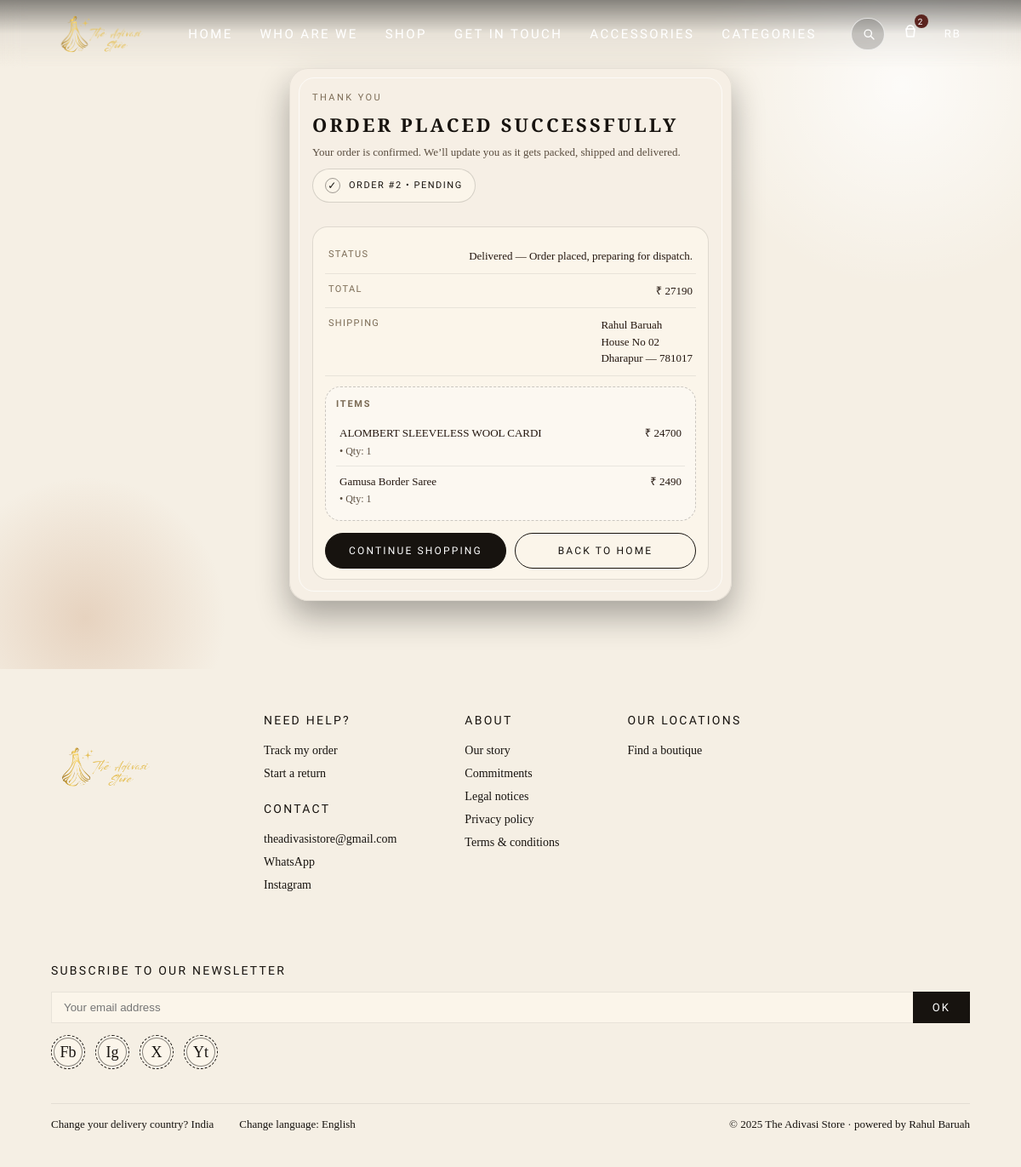
/order-success/2 (signed in), run on the app's committed database.
### app.py (models this page shows, shortened)
class User(UserMixin, db.Model):
    id = db.Column(db.Integer, primary_key=True)
    email = db.Column(db.String(150), unique=True, nullable=False)
    name = db.Column(db.String(150))
    password_hash = db.Column(db.String(255), nullable=False)
    is_admin = db.Column(db.Boolean, default=False)
    phone = db.Column(db.String(30))
    nearest_post_office = db.Column(db.String(150))
    pincode = db.Column(db.String(20))
    address_line1 = db.Column(db.String(255))
    address_line2 = db.Column(db.String(255))
    created_at = db.Column(db.DateTime, default=datetime.utcnow)
    @property
    def initials(self):
        if self.name:
            parts = self.name.strip().split()
            if len(parts) == 1:
                return parts[0][:2].upper()
            return (parts[0][0] + parts[-1][0]).upper()
        return (self.email[:2] if self.email else "GU").upper()

class Order(db.Model):
    id = db.Column(db.Integer, primary_key=True)
    user_id = db.Column(db.Integer, db.ForeignKey("user.id"), nullable=False)
    total_amount = db.Column(db.Float, nullable=False)
    status = db.Column(db.String(50), default="Placed")
    tracking_message = db.Column(db.String(255), default="Order received")
    razorpay_order_id = db.Column(db.String(100))
    payment_status = db.Column(db.String(50), default="Pending")  # Pending / Paid / Failed
    shipping_name = db.Column(db.String(150))
    shipping_email = db.Column(db.String(150))
    shipping_phone = db.Column(db.String(30))
    shipping_address = db.Column(db.String(255))
    shipping_post_office = db.Column(db.String(150))
    shipping_pincode = db.Column(db.String(20))
    created_at = db.Column(db.DateTime, default=datetime.utcnow)
    items = db.relationship("OrderItem", backref="order", lazy=True)

class OrderItem(db.Model):
    id = db.Column(db.Integer, primary_key=True)
    order_id = db.Column(db.Integer, db.ForeignKey("order.id"), nullable=False)
    product_name = db.Column(db.String(255), nullable=False)
    product_price = db.Column(db.Float, nullable=False)
    product_image = db.Column(db.String(500))
    product_size = db.Column(db.String(50))
    product_color = db.Column(db.String(50))
    quantity = db.Column(db.Integer, default=1)

### app.py (the view)
@app.route("/order-success/<int:order_id>")
@login_required
def order_success(order_id):
    if current_user.is_admin:
        return redirect(url_for("admin_dashboard"))
    order = Order.query.get_or_404(order_id)
    if order.user_id != current_user.id:
        abort(403)
    if order.status in ("Pending Payment", "Payment Failed"):
        flash("This order is not confirmed yet.", "info")
        return redirect(url_for("checkout"))
    return render_template("order_success.html", order=order)

### app.py (called while the page is built)
@login_manager.user_loader
def load_user(user_id):
    return User.query.get(int(user_id))

@app.context_processor
def inject_cart_info():
    cart_count = 0
    if current_user.is_authenticated and not getattr(current_user, "is_admin", False):
        cart_count = (
            db.session.query(db.func.coalesce(db.func.sum(CartItem.quantity), 0))
            .filter_by(user_id=current_user.id)
            .scalar()
            or 0
        )
    cart_just_added = session.pop("cart_just_added", False)
    return dict(
        cart_count=int(cart_count),
        cart_just_added=bool(cart_just_added),
    )

### templates/order_success.html (shortened to what this page needs)
{% extends "base.html" %}
{% block content %}
<main>
  <section class="section auth-page order-success-page">
    <div class="auth-shell">
      <div class="auth-card">
        <div class="auth-header">
          <div class="auth-kicker">THANK YOU</div>
          <h1 class="auth-title">Order placed successfully</h1>
          <p class="auth-sub">
            Your order is confirmed. We’ll update you as it gets packed, shipped and delivered.
          </p>
          <div class="success-badge">
            <span class="tick">✓</span>
            Order #{{ order.id }} • {{ order.payment_status }}
          </div>
        </div>
        <div class="order-box">
          <div class="order-row">
            <b>Status</b>
            <span>{{ order.status }} — {{ order.tracking_message }}</span>
          </div>
          <div class="order-row">
            <b>Total</b>
            <span>₹ {{ order.total_amount | int }}</span>
          </div>
          <div class="order-row">
            <b>Shipping</b>
            <span>
              {{ order.shipping_name }}<br>
              {{ order.shipping_address }}<br>
              {{ order.shipping_post_office }} — {{ order.shipping_pincode }}
            </span>
          </div>
          <div class="order-items">
            <h3>Items</h3>
            {% for it in order.items %}
              <div class="item">
                <div class="left">
                  <div>{{ it.product_name }}</div>
                  <div class="muted">
                    • Qty: {{ it.quantity }}
                  </div>
                </div>
                <div class="right">₹ {{ (it.product_price * it.quantity) | int }}</div>
              </div>
            {% endfor %}
          </div>
          <div class="auth-actions">
            <a class="btn-pill" href="{{ url_for('shop') }}">Continue shopping</a>
            <a class="btn-pill btn-ghost" href="{{ url_for('home') }}">Back to home</a>
          </div>
        </div>
      </div>
    </div>
  </section>
</main>
{% endblock %}

### templates/base.html (shortened to what this page needs)
<!DOCTYPE html>
<html lang="en">
<head>
  <link rel="stylesheet"
        href="https://cdnjs.cloudflare.com/ajax/libs/font-awesome/6.5.1/css/all.min.css"
 />
</head>
<body>
  <header class="site-header" id="site-header">
    <div class="site-logo">
      <a href="{{ url_for('home') }}" aria-label="Go to Home">
  <img src="{{ url_for('static', filename='images/logo22.png') }}" alt="Brand Logo">
</a>
    </div>
    <nav class="nav-main" aria-label="Main navigation">
      <ul class="nav-links">
        <li><a href="/home">Home</a></li>
        <li><a href="/about">WHO ARE WE</a></li>
        <li><a href="/shop">Shop</a></li>
        <li><a href="/contact">Get In Touch</a></li>
        <li class="nav-item--accessories">
          <a href="javascript:void(0)" id="nav-accessories">Accessories</a>
        </li>
        <li class="nav-item--categories">
          <a href="javascript:void(0)" id="nav-categories">Categories</a>
        </li>
      </ul>
    </nav>
    <div class="nav-actions">
      <div class="nav-search" id="nav-search">
        <button class="search-icon" id="search-button" aria-label="Search">
          <svg viewBox="0 0 24 24" aria-hidden="true">
            <circle cx="11" cy="11" r="5.5"></circle>
            <line x1="15" y1="15" x2="20" y2="20"></line>
          </svg>
        </button>
      </div>
      <div class="nav-cart" title="Cart">
        <svg viewBox="0 0 24 24" aria-hidden="true">
          <path d="M8 9c0-2.2 1.8-4 4-4s4 1.8 4 4"></path>
          <path d="M7 9h10l-1 9H8L7 9z"></path>
        </svg>
      </div>
      <div class="nav-login">
        {% if current_user.is_authenticated %}
          <a href="{{ url_for('profile') }}">
            <span>{{ current_user.initials }}</span>
          </a>
        {% else %}
          <a href="{{ url_for('login') }}">
            <span>Login</span>
          </a>
        {% endif %}
      </div>
    </div>
  </header>
  {% block content %}{% endblock %}
  <footer class="site-footer">
    <div class="footer-top">
      <div class="footer-logo">
        <a href="{{ url_for('home') }}" aria-label="Go to Home">
  <img src="{{ url_for('static', filename='images/logo22.png') }}" alt="Brand Footer Logo">
</a>
      </div>
      <div class="footer-column">
        <div class="footer-column-title">Need Help?</div>
        <ul>
          <li><a href="{{ url_for('my_orders') }}">Track my order</a></li>
          <li><a href="#">Start a return</a></li>
        </ul>
        <br>
        <div class="footer-column-title">Contact</div>
        <ul>
          <li><a href="mailto:theadivasistore@gmail.com">theadivasistore@gmail.com</a></li>
          <li><a href="#">WhatsApp</a></li>
          <li><a href="#">Instagram</a></li>
        </ul>
      </div>
      <div class="footer-column">
        <div class="footer-column-title">About</div>
        <ul>
          <li><a href="#">Our story</a></li>
          <li><a href="#">Commitments</a></li>
          <li><a href="#">Legal notices</a></li>
          <li><a href="#">Privacy policy</a></li>
          <li><a href="#">Terms &amp; conditions</a></li>
        </ul>
      </div>
      <div class="footer-column">
        <div class="footer-column-title">Our Locations</div>
        <ul>
          <li><a href="#">Find a boutique</a></li>
        </ul>
      </div>
      <div class="footer-newsletter">
        <div class="footer-column-title">Subscribe to our Newsletter</div>
        <div class="footer-newsletter-input">
          <input type="email" placeholder="Your email address">
          <button type="button">OK</button>
        </div>
        <div class="footer-socials">
          <a href="#" class="social-badge">Fb</a>
          <a href="#" class="social-badge">Ig</a>
          <a href="#" class="social-badge">X</a>
          <a href="#" class="social-badge">Yt</a>
        </div>
      </div>
    </div>
    <div class="footer-bottom">
      <div class="footer-meta-row">
        <span>Change your delivery country? India</span>
        <span>Change language: English</span>
      </div>
      <span>&copy; 2025 The Adivasi Store · powered by Rahul Baruah </span>
    </div>
  </footer>
</body>
</html>

### templates/order_success.html (style rules this page uses)
.auth-page { min-height: calc(100vh - 120px); display: flex; align-items: center; justify-content: center; padding: 80px 20px; position: relative; overflow: hidden; }
.auth-page::before { content: ""; position: absolute; width: 520px; height: 520px; border-radius: 50%; background: radial-gradient(circle, rgba(255,255,255,0.95), transparent 65%); top: -160px; right: -120px; opacity: 0.8; pointer-events: none; }
.auth-page::after { content: ""; position: absolute; width: 360px; height: 360px; border-radius: 50%; background: radial-gradient(circle, rgba(178,107,57,0.24), transparent 65%); bottom: -120px; left: -80px; opacity: 0.9; pointer-events: none; }
.auth-shell { max-width: 520px; width: 100%; position: relative; z-index: 2; animation: auth-shell-float 0.8s ease-out; }
.auth-card { background: rgba(246,239,229,0.98); border-radius: 22px; padding: 26px 26px 24px; box-shadow: 0 18px 38px rgba(0,0,0,0.32); border: 1px solid rgba(23,19,15,0.07); position: relative; overflow: hidden; }
.auth-card::before { content: ""; position: absolute; inset: 10px; border-radius: 18px; border: 1px solid rgba(255,255,255,0.7); pointer-events: none; }
.auth-header { margin-bottom: 14px; position: relative; z-index: 1; }
.auth-kicker { font-family: "Fjalla One", sans-serif; letter-spacing: 0.22em; text-transform: uppercase; font-size: 11px; color: #7b6b55; margin-bottom: 6px; }
.auth-title { font-size: 22px; letter-spacing: 0.14em; text-transform: uppercase; margin-bottom: 6px; }
.auth-sub { font-size: 13px; color: #5a4d3f; }
.success-badge { display:inline-flex; align-items:center; gap:10px; margin: 10px 0 14px; padding: 10px 14px; border-radius: 999px; background: #fbf5ea; border: 1px solid rgba(23,19,15,0.16); font-family: "Fjalla One", sans-serif; letter-spacing: 0.14em; text-transform: uppercase; font-size: 11px; color:#17130f; position:relative; z-index:1; }
.tick { width:18px;height:18px;border-radius:999px; border:1px solid rgba(23,19,15,0.4); display:grid;place-items:center; font-size:12px; line-height:1; }
.order-box { margin-top: 14px; background: #fbf5ea; border-radius: 18px; border: 1px solid rgba(23,19,15,0.12); padding: 14px 14px 12px; position:relative; z-index:1; }
.order-row { display:flex; justify-content:space-between; gap:12px; padding: 10px 4px; border-bottom: 1px solid rgba(23,19,15,0.08); font-size: 13px; color:#22150e; }
.order-row b { font-family:"Fjalla One", sans-serif; letter-spacing:0.12em; text-transform:uppercase; font-size:11px; color:#7b6b55; font-weight:400; min-width:140px; }
.order-items { margin-top: 12px; border-radius: 18px; border: 1px dashed rgba(23,19,15,0.22); background: rgba(255,255,255,0.35); padding: 12px 12px 8px; }
.order-items h3 { margin: 0 0 8px; font-family:"Fjalla One", sans-serif; letter-spacing:0.16em; text-transform:uppercase; font-size: 11px; color:#7b6b55; }
.item { display:flex; justify-content:space-between; gap:12px; padding:8px 4px; border-bottom:1px solid rgba(23,19,15,0.08); font-size:13px; }
.item:last-child { border-bottom:none; }
.item .left { color:#22150e; }
.item .muted { color:#5a4d3f; font-size:12px; margin-top:2px; }
.item .right { white-space:nowrap; color:#22150e; }
.auth-actions { display:flex; gap:10px; margin-top: 14px; position:relative; z-index:1; }
.btn-pill { flex:1; border-radius: 999px; border: 1px solid #17130f; background: #17130f; color:#fff; font-family:"Fjalla One", sans-serif; letter-spacing:0.18em; text-transform:uppercase; font-size:12px; padding: 11px 14px; cursor:pointer; text-decoration:none; display:inline-flex; justify-content:center; align-items:center; transition: background 0.25s ease, color 0.25s ease, transform 0.15s ease, box-shadow 0.25s ease; }
.btn-ghost { background: transparent; color:#17130f; }

### data on the page
User: initials "RB"
Order: id "2", payment_status "PENDING", status "Delivered", tracking_message "Order placed, preparing for dispatch.", total_amount "27190", shipping_name "Rahul Baruah", shipping_address "House No 02", shipping_post_office "Dharapur", shipping_pincode "781017"
OrderItem: product_name "ALOMBERT SLEEVELESS WOOL CARDI", quantity "1", (it.product_price*it.quantity)|int "24700"
OrderItem: product_name "Gamusa Border Saree", quantity "1", (it.product_price*it.quantity)|int "2490"
